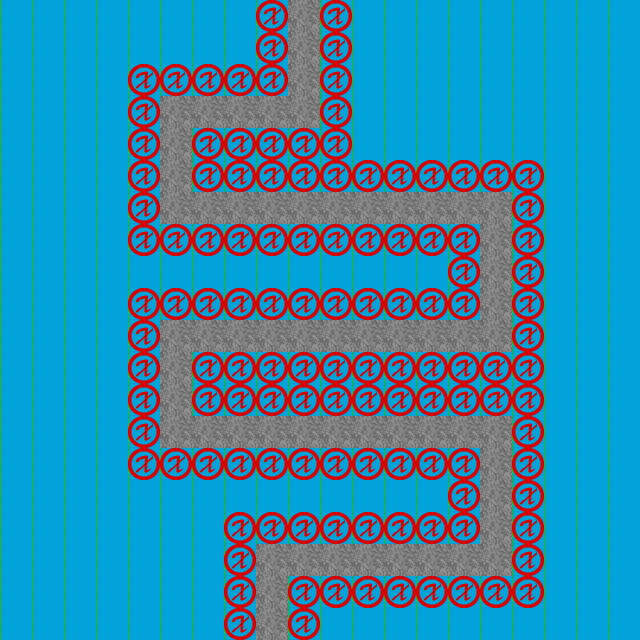

This game map was drawn from its Tiled (.tmx) file and the tilesets committed beside it. A one-line description and the full map source follow:
An orthogonal 20x20 tile map with 32x32 px tiles, 4 tile layers (Base, Path, Build Layer, Collision Layer).

<map version="1.0" orientation="orthogonal" renderorder="right-down" width="20" height="20" tilewidth="32" tileheight="32" nextobjectid="1">
 <properties>
  <property name="buildLayer" value="2" />
  <property name="worldCollision" value="3" />
 </properties>
 <tileset firstgid="1" name="test-tilemap" tilewidth="32" tileheight="32" tilecount="25" columns="5">
  <image source="test-tilemap.png" width="160" height="160" />
 </tileset>
 <layer name="Base" width="20" height="20">
  <properties>
   <property name="render" value="true" />
  </properties>
  <data encoding="csv">
1,1,1,1,1,1,1,1,1,1,1,1,1,1,1,1,1,1,1,1,
1,1,1,1,1,1,1,1,1,1,1,1,1,1,1,1,1,1,1,1,
1,1,1,1,1,1,1,1,1,1,1,1,1,1,1,1,1,1,1,1,
1,1,1,1,1,1,1,1,1,1,1,1,1,1,1,1,1,1,1,1,
1,1,1,1,1,1,1,1,1,1,1,1,1,1,1,1,1,1,1,1,
1,1,1,1,1,1,1,1,1,1,1,1,1,1,1,1,1,1,1,1,
1,1,1,1,1,1,1,1,1,1,1,1,1,1,1,1,1,1,1,1,
1,1,1,1,1,1,1,1,1,1,1,1,1,1,1,1,1,1,1,1,
1,1,1,1,1,1,1,1,1,1,1,1,1,1,1,1,1,1,1,1,
1,1,1,1,1,1,1,1,1,1,1,1,1,1,1,1,1,1,1,1,
1,1,1,1,1,1,1,1,1,1,1,1,1,1,1,1,1,1,1,1,
1,1,1,1,1,1,1,1,1,1,1,1,1,1,1,1,1,1,1,1,
1,1,1,1,1,1,1,1,1,1,1,1,1,1,1,1,1,1,1,1,
1,1,1,1,1,1,1,1,1,1,1,1,1,1,1,1,1,1,1,1,
1,1,1,1,1,1,1,1,1,1,1,1,1,1,1,1,1,1,1,1,
1,1,1,1,1,1,1,1,1,1,1,1,1,1,1,1,1,1,1,1,
1,1,1,1,1,1,1,1,1,1,1,1,1,1,1,1,1,1,1,1,
1,1,1,1,1,1,1,1,1,1,1,1,1,1,1,1,1,1,1,1,
1,1,1,1,1,1,1,1,1,1,1,1,1,1,1,1,1,1,1,1,
1,1,1,1,1,1,1,1,1,1,1,1,1,1,1,1,1,1,1,1
</data>
 </layer>
 <layer name="Path" width="20" height="20">
  <properties>
   <property name="render" value="true" />
  </properties>
  <data encoding="csv">
0,0,0,0,0,0,0,0,0,2,0,0,0,0,0,0,0,0,0,0,
0,0,0,0,0,0,0,0,0,2,0,0,0,0,0,0,0,0,0,0,
0,0,0,0,0,0,0,0,0,2,0,0,0,0,0,0,0,0,0,0,
0,0,0,0,0,2,2,2,2,2,0,0,0,0,0,0,0,0,0,0,
0,0,0,0,0,2,0,0,0,0,0,0,0,0,0,0,0,0,0,0,
0,0,0,0,0,2,0,0,0,0,0,0,0,0,0,0,0,0,0,0,
0,0,0,0,0,2,2,2,2,2,2,2,2,2,2,2,0,0,0,0,
0,0,0,0,0,0,0,0,0,0,0,0,0,0,0,2,0,0,0,0,
0,0,0,0,0,0,0,0,0,0,0,0,0,0,0,2,0,0,0,0,
0,0,0,0,0,0,0,0,0,0,0,0,0,0,0,2,0,0,0,0,
0,0,0,0,0,2,2,2,2,2,2,2,2,2,2,2,0,0,0,0,
0,0,0,0,0,2,0,0,0,0,0,0,0,0,0,0,0,0,0,0,
0,0,0,0,0,2,0,0,0,0,0,0,0,0,0,0,0,0,0,0,
0,0,0,0,0,2,2,2,2,2,2,2,2,2,2,2,0,0,0,0,
0,0,0,0,0,0,0,0,0,0,0,0,0,0,0,2,0,0,0,0,
0,0,0,0,0,0,0,0,0,0,0,0,0,0,0,2,0,0,0,0,
0,0,0,0,0,0,0,0,0,0,0,0,0,0,0,2,0,0,0,0,
0,0,0,0,0,0,0,0,2,2,2,2,2,2,2,2,0,0,0,0,
0,0,0,0,0,0,0,0,2,0,0,0,0,0,0,0,0,0,0,0,
0,0,0,0,0,0,0,0,2,0,0,0,0,0,0,0,0,0,0,0
</data>
 </layer>
 <layer name="Build Layer" width="20" height="20">
  <properties>
   <property name="render" value="false" />
  </properties>
  <data encoding="csv">
24,24,24,24,24,24,24,24,24,0,24,24,24,24,24,24,24,24,24,24,
24,24,24,24,24,24,24,24,24,0,24,24,24,24,24,24,24,24,24,24,
24,24,24,24,24,24,24,24,24,0,24,24,24,24,24,24,24,24,24,24,
24,24,24,24,24,0,0,0,0,0,24,24,24,24,24,24,24,24,24,24,
24,24,24,24,24,0,24,24,24,24,24,24,24,24,24,24,24,24,24,24,
24,24,24,24,24,0,24,24,24,24,24,24,24,24,24,24,24,24,24,24,
24,24,24,24,24,0,0,0,0,0,0,0,0,0,0,0,24,24,24,24,
24,24,24,24,24,24,24,24,24,24,24,24,24,24,24,0,24,24,24,24,
24,24,24,24,24,24,24,24,24,24,24,24,24,24,24,0,24,24,24,24,
24,24,24,24,24,24,24,24,24,24,24,24,24,24,24,0,24,24,24,24,
24,24,24,24,24,0,0,0,0,0,0,0,0,0,0,0,24,24,24,24,
24,24,24,24,24,0,24,24,24,24,24,24,24,24,24,24,24,24,24,24,
24,24,24,24,24,0,24,24,24,24,24,24,24,24,24,24,24,24,24,24,
24,24,24,24,24,0,0,0,0,0,0,0,0,0,0,0,24,24,24,24,
24,24,24,24,24,24,24,24,24,24,24,24,24,24,24,0,24,24,24,24,
24,24,24,24,24,24,24,24,24,24,24,24,24,24,24,0,24,24,24,24,
24,24,24,24,24,24,24,24,24,24,24,24,24,24,24,0,24,24,24,24,
24,24,24,24,24,24,24,24,0,0,0,0,0,0,0,0,24,24,24,24,
24,24,24,24,24,24,24,24,0,24,24,24,24,24,24,24,24,24,24,24,
24,24,24,24,24,24,24,24,0,24,24,24,24,24,24,24,24,24,24,24
</data>
 </layer>
 <layer name="Collision Layer" width="20" height="20">
  <properties>
   <property name="render" value="false" />
  </properties>
  <data encoding="csv">
0,0,0,0,0,0,0,0,25,0,25,0,0,0,0,0,0,0,0,0,
0,0,0,0,0,0,0,0,25,0,25,0,0,0,0,0,0,0,0,0,
0,0,0,0,25,25,25,25,25,0,25,0,0,0,0,0,0,0,0,0,
0,0,0,0,25,0,0,0,0,0,25,0,0,0,0,0,0,0,0,0,
0,0,0,0,25,0,25,25,25,25,25,0,0,0,0,0,0,0,0,0,
0,0,0,0,25,0,25,25,25,25,25,25,25,25,25,25,25,0,0,0,
0,0,0,0,25,0,0,0,0,0,0,0,0,0,0,0,25,0,0,0,
0,0,0,0,25,25,25,25,25,25,25,25,25,25,25,0,25,0,0,0,
0,0,0,0,0,0,0,0,0,0,0,0,0,0,25,0,25,0,0,0,
0,0,0,0,25,25,25,25,25,25,25,25,25,25,25,0,25,0,0,0,
0,0,0,0,25,0,0,0,0,0,0,0,0,0,0,0,25,0,0,0,
0,0,0,0,25,0,25,25,25,25,25,25,25,25,25,25,25,0,0,0,
0,0,0,0,25,0,25,25,25,25,25,25,25,25,25,25,25,0,0,0,
0,0,0,0,25,0,0,0,0,0,0,0,0,0,0,0,25,0,0,0,
0,0,0,0,25,25,25,25,25,25,25,25,25,25,25,0,25,0,0,0,
0,0,0,0,0,0,0,0,0,0,0,0,0,0,25,0,25,0,0,0,
0,0,0,0,0,0,0,25,25,25,25,25,25,25,25,0,25,0,0,0,
0,0,0,0,0,0,0,25,0,0,0,0,0,0,0,0,25,0,0,0,
0,0,0,0,0,0,0,25,0,25,25,25,25,25,25,25,25,0,0,0,
0,0,0,0,0,0,0,25,0,25,0,0,0,0,0,0,0,0,0,0
</data>
 </layer>
</map>